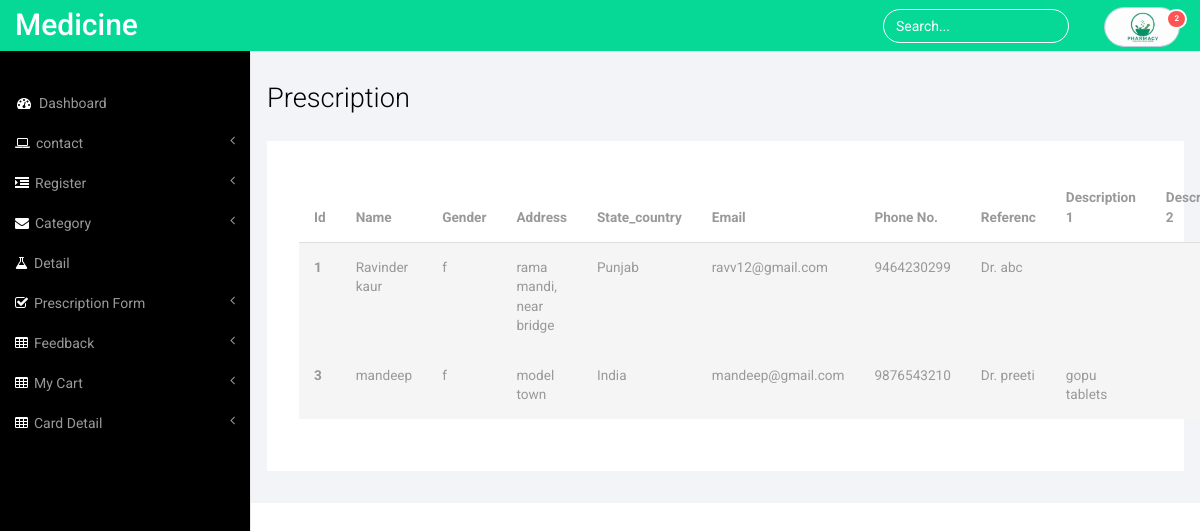
Page /admin/managePres.php on the committed database.
### tables this page shows
CREATE TABLE `pres_nonpres` (
  `id` int(10) NOT NULL,
  `name` varchar(50) NOT NULL,
  `gender` enum('m','f') NOT NULL,
  `address` text NOT NULL,
  `state_country` varchar(50) NOT NULL,
  `email` varchar(50) NOT NULL,
  `phone` varchar(20) NOT NULL,
  `ref` text NOT NULL,
  `image` text NOT NULL,
  `desc1` text NOT NULL,
  `desc2` text NOT NULL
);

### admin/managePres.php (the view, shortened to what this page needs)
<?php include "include/header.php";
include "include/connectivity.php";
$q="select * from pres_nonpres order by Id ASC";
$exe=mysqli_query($conn,$q);
?>
        <div id="page-wrapper">
        <div class="col-md-12 graphs">
	   <div class="xs">
  	 <h3>Prescription</h3>
  	<div class="bs-example4" data-example-id="contextual-table">
    <table class="table">
      <thead>
        <tr>
          <th>Id</th>
          <th>Name</th>
          <th>Gender</th>
          <th>Address</th>
          <th>State_country</th>
          <th>Email</th>
          <th>Phone No.</th>
          <th>Referenc</th>
          <th>Description 1</th>
          <th>Description 2</th>
        </tr>
      </thead>
      <tbody>
        <?php while($fetch=mysqli_fetch_array($exe)) { ?>
        <tr class="active">
          <th scope="row" ><?php echo $fetch['id']?></th>
          <td><?php echo $fetch['name']?></td>
          <td><?php echo $fetch['gender']?></td>
          <td><?php echo $fetch['address']?></td>
          <td><?php echo $fetch['state_country']?></td>
          <td><?php echo $fetch['email']?></td>
          <td><?php echo $fetch['phone']?></td>
          <td><?php echo $fetch['ref']?></td>
          <td><?php echo $fetch['desc1']?></td>
          <td><?php echo $fetch['desc2']?></td>
        </tr>
      <?php } ?>
      </tbody>
    </table>
   </div>
  <?php include "include/footer.php";?>

### admin/css/style.css (style rules this page uses)
h4, h5, h6, h1, h2, h3 { margin-top: 0; }
html, body { font-family: 'Roboto', sans-serif; font-size: 100%; background:#000; overflow-x: hidden; }
.graphs { padding: 2em 1em; background: #f2f4f8; font-family: 'Roboto', sans-serif; }
.bs-example4 { background: #fff; padding: 2em; }
.xs h3, .widget_head { color:#000; font-size:1.7em; font-weight:300; margin-bottom: 1em; }
.table > thead > tr > th, .table > tbody > tr > th, .table > tfoot > tr > th, .table > thead > tr > td, .table > tbody > tr > td, .table > tfoot > tr > td { border-top: none !important; }
.table > thead > tr > th, .table > tbody > tr > th, .table > tfoot > tr > th, .table > thead > tr > td, .table > tbody > tr > td, .table > tfoot > tr > td { font-size: 0.85em; color: #999; }
.table td, .table>tbody>tr>td, .table>tbody>tr>th, .table>tfoot>tr>td, .table>tfoot>tr>th, .table>thead>tr>td, .table>thead>tr>th { padding:15px !important; }
.table > thead > tr > th { border-bottom: 1px solid #ddd !important; }

### admin/css/custom.css (style rules this page uses)
#page-wrapper { min-height: 568px; background-color: #fff; }
@media (min-width:768px) { #page-wrapper { position: inherit; margin: 0 0 0 250px; border-left: 1px solid #e7e7e7; } }

### rows in the picture
pres_nonpres: id "1", name "Ravinder kaur", gender "f", address "rama mandi, near bridge", state_country "Punjab", email "ravv12@gmail.com", phone "9464230299", ref "Dr. abc"
pres_nonpres: id "3", name "mandeep", gender "f", address "model town", state_country "India", email "mandeep@gmail.com", phone "9876543210", ref "Dr. preeti", desc1 "gopu tablets"
